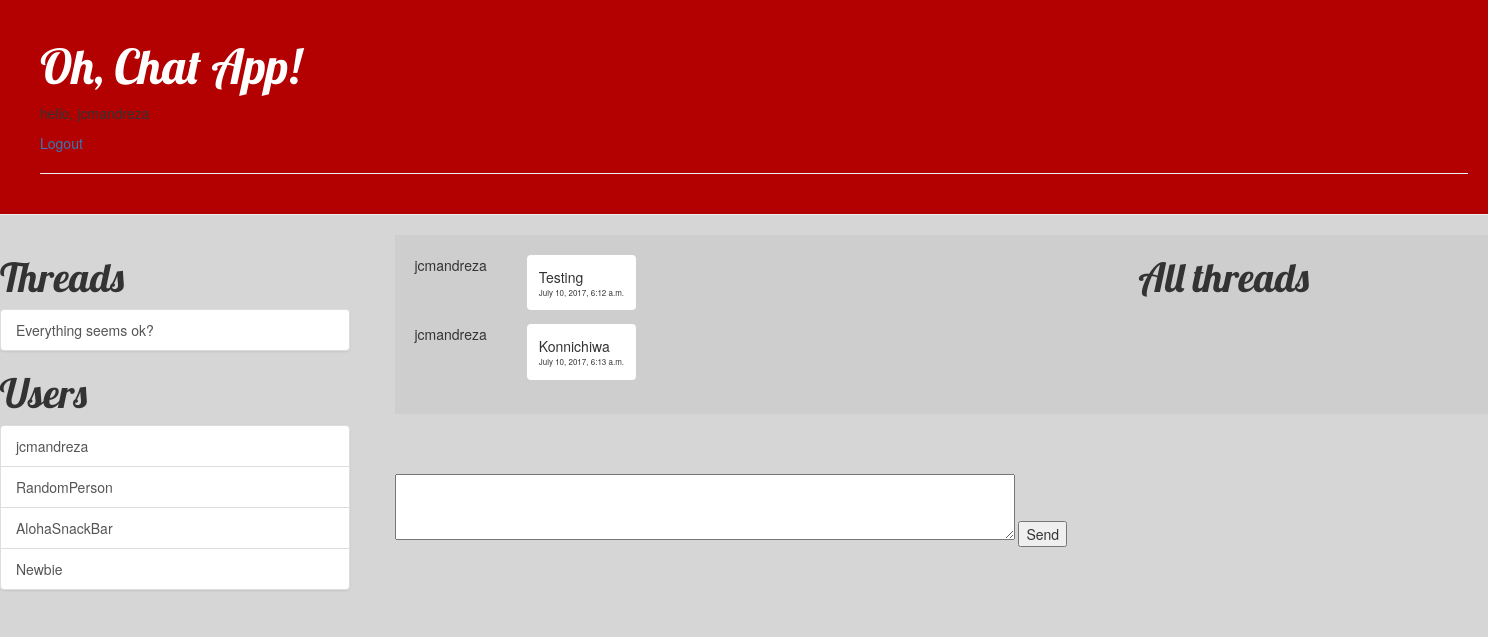
The page /thread/1/ (signed in) on the database its author committed.
### messenger/models.py (models this page shows, shortened)
class MessageThread(models.Model):
    subject = models.CharField(max_length=255, blank=True)
    participants = models.ManyToManyField(User, related_name='message_threads')
    when_created = models.DateTimeField(auto_now_add=True)
    objects = ThreadManager()

class Profile(models.Model):
	first_name = models.CharField(max_length=30, blank = False)
	last_name = models.CharField(max_length=30, blank = False)
	owner = models.OneToOneField(User, related_name='profile')
	thread = models.ManyToManyField(MessageThread,
		related_name = '_thread', through = 'ProfileThread')

class Message(models.Model):
	sender = models.ForeignKey(User, related_name='sender')
	thread = models.ForeignKey(MessageThread, related_name='thread')
	content = models.TextField()
	when_created = models.DateTimeField(auto_now_add=True)
	objects = MessageManager()

### dashboard/views.py (the view)
# urls.py: url(r'^thread/(?P<pk>\d+)/$',thread_details, name='details'),
def thread_details(request, pk):
    thisthreads = get_object_or_404(MessageThread, pk=pk)
    context = {
        'threads': MessageThread.objects.all().order_by('-when_created'),
        'users' : Profile.objects.all(),
        'thisthreads':thisthreads,
        'messages': Message.objects.filter(thread=thisthreads).order_by('when_created'),
        'next_url': reverse('details', args=(pk,))
    }
    return render(request, 'dashboard/details.html', context=context)

### dashboard/templates/dashboard/details.html (shortened to what this page needs)
{% extends "dashboard/home.html" %}
{% load staticfiles %}
{% block extra_head %}
<link rel="stylesheet" href="{% static 'css/messages.css' %}">
{% endblock %}
{% block details %}
<div class="container">
	<div class="messages">
		{% for message in messages %}
        {% include "dashboard/messages_panel/message.html" %}
		{% endfor %}
	</div>
<br><br><br>
	<form action="{% url 'add_message' %}?next={{next_url}}" method="post">
		<textarea name="content" id="" rows="3" cols = "80%"></textarea>
		<button>Send</button>
	</form>
</div>
{% endblock %}

### dashboard/templates/dashboard/home.html (shortened to what this page needs)
{% extends 'dashboard/base.html' %}
{% block content %}
  <div class = "row">
        <div class="col-md-3">
            <h3> Threads</h3>
            <div class="list-group">
                {% for thread in threads %}
                    <a href="{% url 'details' pk=thread.pk %}"class="list-group-item">{{thread.subject}}</a>
                {% endfor %}
            </div>
            <h3> Users</h3>
            <div class="list-group">
                {% for user in users %}
                    <a href="{% url 'home' %}" class="list-group-item">{{user.owner}}</a>
                {% endfor %}
            </div>
        </div>
        <div class="col-md-6">
            {% block details %}{% endblock%}
        </div>
        <div class="col-md-3">
            <h3>All threads</h3>
        </div>
    </div>
{% endblock %}

### dashboard/templates/dashboard/messages_panel/message.html
<div class="message">
    <div class="user">
        {{message.sender}}
    </div>
    <div class="content">
        <div class="body">
            {{message.content}}
        </div>
        <div class="footer">
            {{ message.when_created}}
        </div>
    </div>
</div>

### dashboard/static/css/blog.css (style rules this page uses)
.content { margin-left: 40px; }
body { background-color: #d6d6d6; }
h1, h2, h3, h4 { font-family: 'Lobster', cursive; font-size: 30pt; }

### dashboard/static/css/messages.css (style rules this page uses)
.messages { background-color: #cecece; padding: 20px; }
.message { margin-bottom: 14px; display: flex; flex-direction: row; }
.message .content { background-color: #ffffff; border-radius: 4px; padding: 12px; }
.message .footer { font-size: 8px; text-align: right; }

### rows shown on the page
MessageThread: subject "Everything seems ok?"
Profile: owner "jcmandreza"
Profile: owner "RandomPerson"
Profile: owner "AlohaSnackBar"
Profile: owner "Newbie"
Message: sender "jcmandreza", content "Testing", when_created "July 10, 2017, 6:12 a.m."
Message: sender "jcmandreza", content "Konnichiwa", when_created "July 10, 2017, 6:13 a.m."
